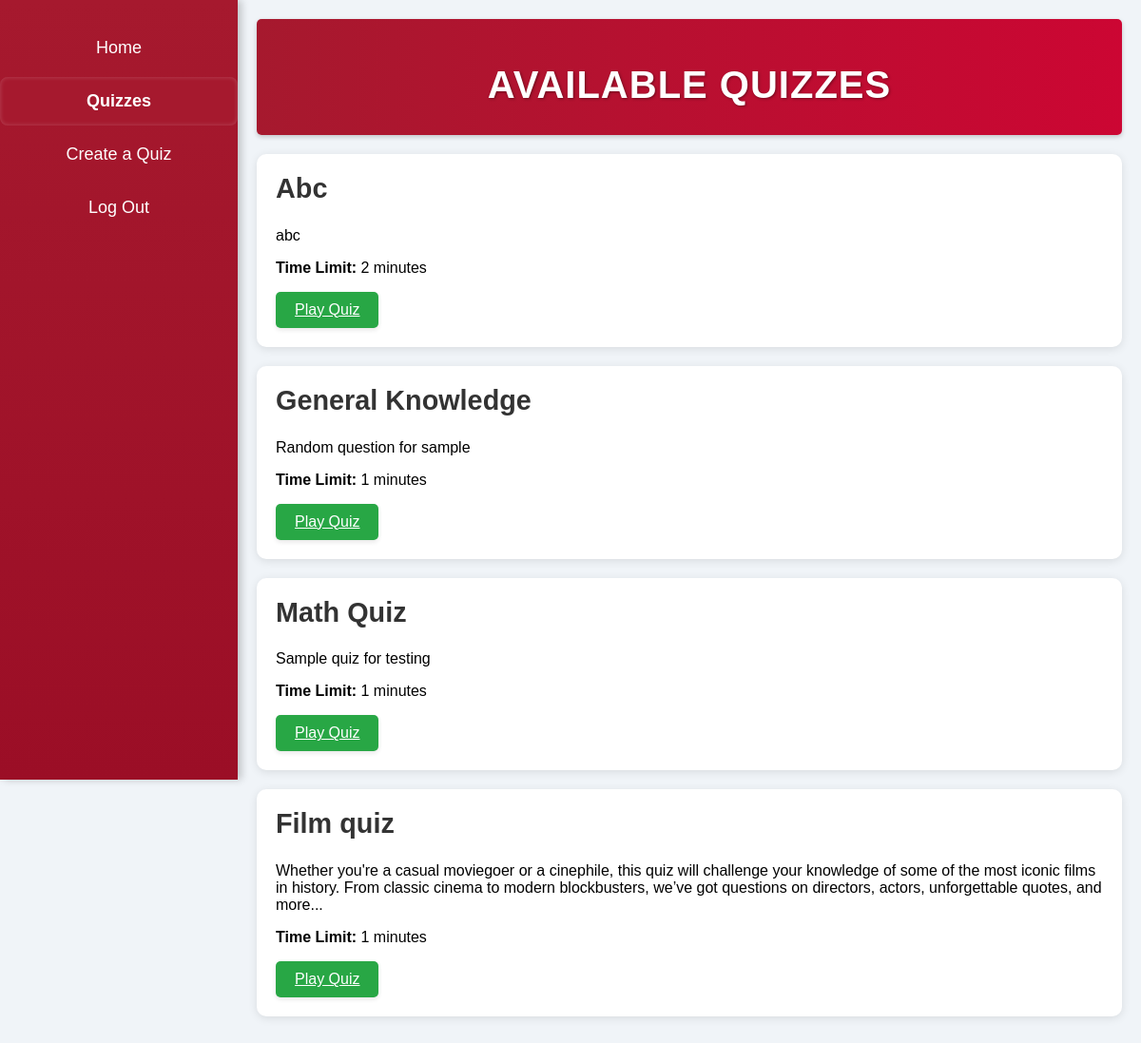
Page /quizzes (signed in) on the committed database.
### create_quiz.py (models this page shows)
class Quiz(db.Model):
    __tablename__ = 'quiz'
    id = db.Column(db.Integer, primary_key=True)
    title = db.Column(db.String(100), nullable=False)
    description = db.Column(db.Text, nullable=False)
    time_limit = db.Column(db.Integer, nullable=False)  # Time limit in minutes
    total_questions = db.Column(db.Integer, nullable=False)

### app.py (the view)
@app.route("/quizzes")
def quizzes():
    quizzes = Quiz.query.all()
    return render_template('quizzes.html', quizzes=quizzes)

### templates/quizzes.html (shortened to what this page needs)
<!DOCTYPE html>
<html lang="en">
<head>
    <link rel="stylesheet" href="{{ url_for('static', filename='main.css') }}">
</head>
<body>
    <div class="sidebar">
        <a href="/" title="">Home</a>
        <a class="active" href="/quizzes" title="">Quizzes</a>
        {% if 'user_id' in session %}
            <a href="/create_quiz" title="">Create a Quiz</a>
            <a href="/logout" title="">Log Out</a>
        {% else %}
            <a href="/login" title="">Login</a>
            <a href="/signup" title="">Create an Account</a>
        {% endif %}
    </div>
<div class="main-content">
    <header>
        <h1>Available Quizzes</h1>
    </header>
    <div class="container">
        <div class="quiz-list">
            {% for quiz in quizzes %}
            <div class="quiz-item">
                <h2 class="quiz-title">{{ quiz.title }}</h2>
                <p class="quiz-description">{{ quiz.description }}</p>
                <p class="quiz-time-limit"><strong>Time Limit:</strong> {{ quiz.time_limit }} minutes</p>
                <a href="{{ url_for('play_quiz', quiz_id=quiz.id) }}" class="btn">Play Quiz</a>
            </div>
            {% endfor %}
        </div>
    </div>
</div>
</body>
</html>

### static/main.css (style rules this page uses)
body { font-family: 'Arial', sans-serif; margin: 0; padding: 0; display: flex; min-height: 100vh; background-color: #f0f4f8; }
.sidebar { height: 100vh; width: 250px; background: linear-gradient(180deg, #A6192E 0%, #9B0E26 100%); padding-top: 20px; position: fixed; box-shadow: 4px 0 8px rgba(0, 0, 0, 0.2); transition: width 0.3s; text-align: center; }
h1 { font-size: 2.5rem; font-weight: bold; text-transform: uppercase; letter-spacing: 1px; margin-bottom: 10px; text-shadow: 1px 1px 3px rgba(0, 0, 0, 0.4); }
.quiz-title { font-size: 1.8rem; font-weight: 600; margin-top: 0; color: #333; }
.sidebar a { padding: 15px 20px; text-decoration: none; font-size: 18px; color: white; display: block; margin: 5px 0; border-radius: 8px; transition: background-color 0.3s, transform 0.2s, box-shadow 0.3s; }
.active { background-color: #A6192E; font-weight: bold; box-shadow: inset 0 0 5px rgba(255, 255, 255, 0.2); }
.main-content { margin-left: 250px; padding: 20px; flex-grow: 1; animation: fadeIn 0.5s; }
header { display: flex; justify-content: center; align-items: center; background: linear-gradient(to right, #A6192E, #CC0633); color: #fff; padding: 20px 0; border-radius: 5px; margin-bottom: 20px; box-shadow: 0 2px 5px rgba(0, 0, 0, 0.2); width: 100%; }
.quiz-item { background-color: #fff; padding: 20px; border-radius: 10px; box-shadow: 0 2px 10px rgba(0, 0, 0, 0.1); margin-bottom: 20px; transition: transform 0.3s, box-shadow 0.3s; }
.btn { display: inline-block; background-color: #28A745; color: white; padding: 10px 20px; border: none; border-radius: 5px; font-size: 16px; text-align: center; transition: background-color 0.3s, transform 0.2s; box-shadow: 0 2px 5px rgba(0, 0, 0, 0.1); }

### rows in the picture
Quiz: title "Abc", description "abc", time_limit "2"
Quiz: title "General Knowledge", description "Random question for sample", time_limit "1"
Quiz: title "Math Quiz", description "Sample quiz for testing", time_limit "1"
Quiz: title "Film quiz", description "Whether you're a casual moviegoer or a cinephile, this quiz will challenge your knowledge of some of the most iconic films in history. From classic cinema to modern blockbusters, we’ve got questions on directors, actors, unforgettable quotes, and more...", time_limit "1"
